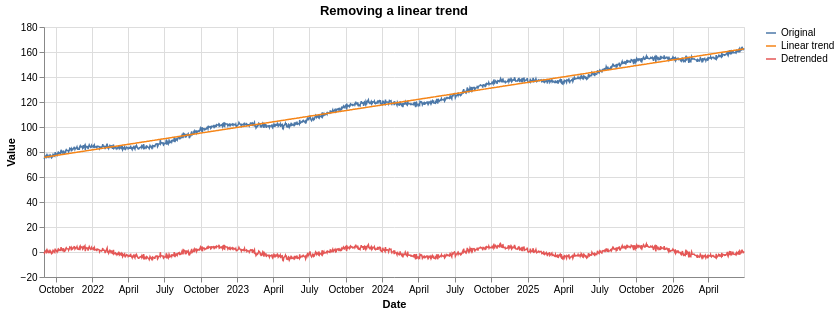

Write notebook code for a chart like this one.
### Markdown cell above
## Time series decomposition

Now let's go the other way: we have the combined series, and we want to recover the components.

A simple and often useful first step is to estimate a **linear** trend with a 1st-order polynomial fit, then subtract it to get a **detrended** series.

### Code cell
slope, intercept = np.polyfit(t, additive, 1)   # estimate the line's coefficients
linear_trend = intercept + slope * t             # the fitted linear trend
detrended = additive - linear_trend              # remove the trend

detrend_df = pd.DataFrame({
    "Date": dates,
    "Original": additive,
    "Linear trend": linear_trend,
    "Detrended": detrended,
})

alt.Chart(detrend_df).transform_fold(
    ["Original", "Linear trend", "Detrended"], as_=["series", "value"]
).mark_line(strokeWidth=1.5).encode(
    x=alt.X("Date:T", title="Date"),
    y=alt.Y("value:Q", title="Value"),
    color=alt.Color("series:N", sort=["Original", "Linear trend", "Detrended"], title=None),
    tooltip=[alt.Tooltip("Date:T"), "series:N", alt.Tooltip("value:Q", format=".2f")],
).properties(width=700, height=250, title="Removing a linear trend")

### Figure 1 — Vega-Lite specification as saved in the notebook (floating-point values rounded to 4 significant figures; data arrays with more than 128 entries replaced by an {"elided": "..."} marker saying what was removed)
{"config": {"view": {"continuousWidth": 300, "continuousHeight": 300}}, "data": {"name": "data-445f0fd332b8991e84af79e1fbf3ae40"}, "mark": {"type": "line", "strokeWidth": 1.5}, "encoding": {"color": {"field": "series", "sort": ["Original", "Linear trend", "Detrended"], "title": null, "type": "nominal"}, "tooltip": [{"field": "Date", "type": "temporal"}, {"field": "series", "type": "nominal"}, {"field": "value", "format": ".2f", "type": "quantitative"}], "x": {"field": "Date", "title": "Date", "type": "temporal"}, "y": {"field": "value", "title": "Value", "type": "quantitative"}}, "height": 250, "title": "Removing a linear trend", "transform": [{"fold": ["Original", "Linear trend", "Detrended"], "as": ["series", "value"]}], "width": 700, "$schema": "https://vega.github.io/schema/vega-lite/v6.4.1.json", "datasets": {"data-445f0fd332b8991e84af79e1fbf3ae40": {"elided": "1260 records"}}}
